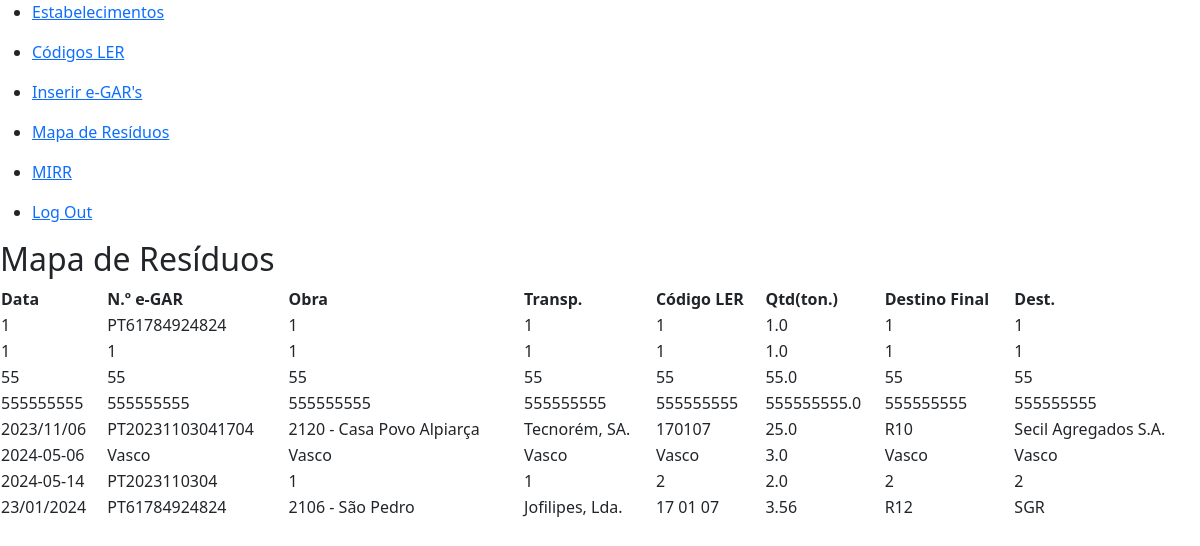
Screenshot of /history (signed in) with the database file from the repository.
### tables this page shows
CREATE TABLE wastemap (
    id INTEGER PRIMARY KEY AUTOINCREMENT NOT NULL,
    data DATETIME NOT NULL,
    egar TEXT NOT NULL UNIQUE,
    obra TEXT NOT NULL,
    apa_estab TEXT NOT NULL,
    transp TEXT NOT NULL,
    nif_transp INTEGER NOT NULL,
    matricula TEXT NOT NULL,
    apa_transp TEXT NOT NULL,
    codLER TEXT NOT NULL,
    residuo TEXT NOT NULL,
    ton REAL NOT NULL,
    dest_final TEXT NOT NULL,
    dest TEXT NOT NULL,
    nif_dest INTEGER NOT NULL,
    apa_dest TEXT NOT NULL,
    empresa_id INTEGER NOT NULL
);

### app.py (the view)
@app.route("/history")
@login_required
def history():
    map = db.execute(
        "SELECT data,egar,obra,transp,codLER,ton,dest_final,dest\
            FROM wastemap WHERE wastemap.empresa_id = ?\
                ORDER BY data ASC", session["user_id"])
    return render_template("history.html", map=map)

### helpers.py (called while the page is built)
def login_required(f):
    @wraps(f)
    def decorated_function(*args, **kwargs):
        if session.get("user_id") is None:
            return redirect("/login")
        return f(*args, **kwargs)
    return decorated_function

### templates/history.html (shortened to what this page needs)
{% extends "layout.html" %}
{% block main %}
<h2>Mapa de Resíduos</h2>
<table style="width:100%">
    <thead>
        <tr>
            <th>Data</th>
            <th>N.º e-GAR</th>
            <th>Obra</th>
            <th>Transp.</th>
            <th>Código LER</th>
            <th>Qtd(ton.)</th>
            <th>Destino Final</th>
            <th>Dest.</th>
        </tr>
    </thead>
    <tbody>
        {% for row in map %}
        <tr>
            <td>{{ row.data }}</td>
            <td>{{ row.egar }}</td>
            <td>{{ row.obra }}</td>
            <td>{{ row.transp }}</td>
            <td>{{ row.codLER }}</td>
            <td>{{ row.ton }}</td>
            <td>{{ row.dest_final }}</td>
            <td>{{ row.dest }}</td>
        </tr>
        {% endfor %}
    </tbody>
</table>
{% endblock %}

### templates/layout.html (shortened to what this page needs)
<!DOCTYPE html>
<html lang="en">
    <head>
        <link href="https://cdn.jsdelivr.net/npm/bootstrap@5.3.3/dist/css/bootstrap.min.css" rel="stylesheet">
    </head>
    <body>
        <nav>
            <div>
                <div>
                    {% if session["user_id"] %}
                        <ul>
                            <li><a href="/establishments">Estabelecimentos</a></li>
                        </ul>
                        <ul>
                            <li><a href="/codler_description">Códigos LER</a></li>
                        </ul>
                        <ul>
                            <li><a href="/insert">Inserir e-GAR's</a></li>
                        </ul>
                        <ul>
                            <li><a href="/history">Mapa de Resíduos</a></li>
                        </ul>
                        <ul>
                            <li><a href="/mirr">MIRR</a></li>
                        </ul>
                        <ul>
                            <li><a href="/logout">Log Out</a></li>
                        </ul>
                    {% else %}
                        <ul>
                            <li><a href="/register">Registo</a></li>
                            <li><a href="/login">Log In</a></li>
                        </ul>
                    {% endif %}
                </div>
            </div>
        </nav>
            {% block main %}{% endblock %}
    </body>
</html>

### rows the page displays
wastemap: data "1", egar "PT61784924824", obra "1", transp "1", codLER "1", ton "1.0", dest_final "1", dest "1"
wastemap: data "1", egar "1", obra "1", transp "1", codLER "1", ton "1.0", dest_final "1", dest "1"
wastemap: data "55", egar "55", obra "55", transp "55", codLER "55", ton "55.0", dest_final "55", dest "55"
wastemap: data "555555555", egar "555555555", obra "555555555", transp "555555555", codLER "555555555", ton "555555555.0", dest_final "555555555", dest "555555555"
wastemap: data "2023/11/06", egar "PT20231103041704", obra "2120 - Casa Povo Alpiarça", transp "Tecnorém, SA.", codLER "170107", ton "25.0", dest_final "R10", dest "Secil Agregados S.A."
wastemap: data "2024-05-06", egar "Vasco", obra "Vasco", transp "Vasco", codLER "Vasco", ton "3.0", dest_final "Vasco", dest "Vasco"
wastemap: data "2024-05-14", egar "PT2023110304", obra "1", transp "1", codLER "2", ton "2.0", dest_final "2", dest "2"
wastemap: data "23/01/2024", egar "PT61784924824", obra "2106 - São Pedro", transp "Jofilipes, Lda.", codLER "17 01 07", ton "3.56", dest_final "R12", dest "SGR"
